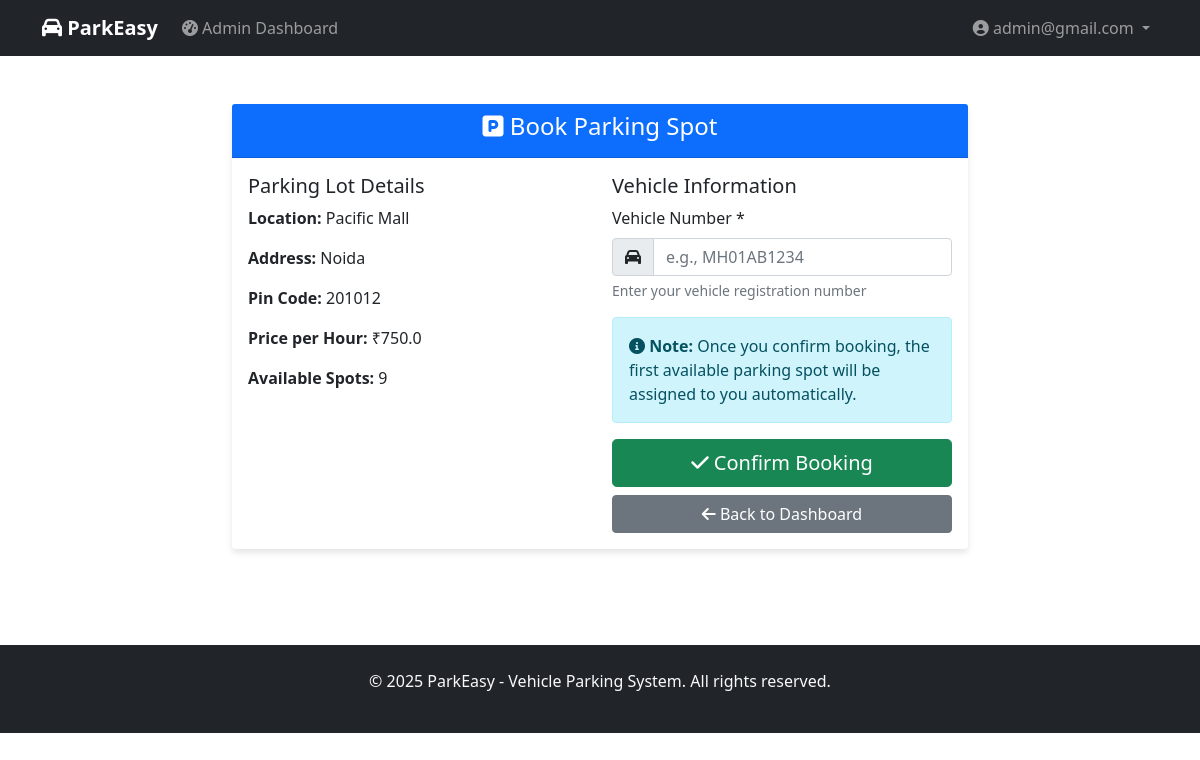
Page /user/book_parking/4 (signed in) on the committed database.
### controllers/models.py (models this page shows, shortened)
class ParkingLot(db.Model):
    id = db.Column(db.Integer, primary_key=True)
    prime_location_name = db.Column(db.String(100), nullable=False)
    price = db.Column(db.Float, nullable=False)  # Price per hour
    address = db.Column(db.Text, nullable=False)
    pin_code = db.Column(db.String(10), nullable=False)
    maximum_number_of_spots = db.Column(db.Integer, nullable=False)
    created_at = db.Column(db.DateTime, default=datetime.utcnow)
    parking_spots = db.relationship('ParkingSpot', backref='parking_lot', lazy=True, cascade='all, delete-orphan')
    @property
    def available_spots_count(self):
        return ParkingSpot.query.filter_by(lot_id=self.id, status='A').count()

### controllers/general_routes.py (the view)
    def decorated_function(*args, **kwargs):
        if 'email' not in session:
            flash('Please log in to access this page.', 'error')
            return redirect(url_for('login'))
        return f(*args, **kwargs)

### controllers/general_routes.py (called while the page is built, shortened)
def require_login(f):
    def decorated_function(*args, **kwargs):
        if 'email' not in session:
            flash('Please log in to access this page.', 'error')
            return redirect(url_for('login'))
        return f(*args, **kwargs)
    decorated_function.__name__ = f.__name__
    return decorated_function

@app.route('/user/book_parking/<int:lot_id>', methods=['GET', 'POST'])
@require_login
def book_parking(lot_id):
    user_id = session['user_id']
    parking_lot = ParkingLot.query.get_or_404(lot_id)
    if request.method == 'GET':
        active_reservation = Reservation.query.filter_by(user_id=user_id, is_active=True).first()
        if active_reservation:
            flash('You already have an active parking reservation.', 'error')
            return redirect(url_for('user_dashboard'))
        if parking_lot.available_spots_count == 0:
            flash('No available spots in this parking lot.', 'error')
            return redirect(url_for('user_dashboard'))
        return render_template('book_parking.html', parking_lot=parking_lot)

### templates/book_parking.html (shortened to what this page needs)
{% extends "base.html" %}
{% block content %}
<div class="container py-5">
    <div class="row justify-content-center">
        <div class="col-md-8">
            <div class="card">
                <div class="card-header bg-primary text-white text-center">
                    <h4><i class="fas fa-parking"></i> Book Parking Spot</h4>
                </div>
                <div class="card-body">
                    <div class="row">
                        <div class="col-md-6">
                            <h5>Parking Lot Details</h5>
                            <div class="mb-3">
                                <strong>Location:</strong> {{ parking_lot.prime_location_name }}
                            </div>
                            <div class="mb-3">
                                <strong>Address:</strong> {{ parking_lot.address }}
                            </div>
                            <div class="mb-3">
                                <strong>Pin Code:</strong> {{ parking_lot.pin_code }}
                            </div>
                            <div class="mb-3">
                                <strong>Price per Hour:</strong> ₹{{ parking_lot.price }}
                            </div>
                            <div class="mb-3">
                                <strong>Available Spots:</strong> {{ parking_lot.available_spots_count }}
                            </div>
                        </div>
                        <div class="col-md-6">
                            <h5>Vehicle Information</h5>
                            <form method="POST">
                                <div class="mb-3">
                                    <label for="vehicle_number" class="form-label">Vehicle Number *</label>
                                    <div class="input-group">
                                        <span class="input-group-text"><i class="fas fa-car"></i></span>
                                        <input type="text" class="form-control" id="vehicle_number"
                                               name="vehicle_number" placeholder="e.g., MH01AB1234"
                                               pattern="[A-Za-z0-9]{4,15}" title="Vehicle number should be 4-15 characters long" required>
                                    </div>
                                    <div class="form-text">Enter your vehicle registration number</div>
                                </div>
                                <div class="alert alert-info">
                                    <i class="fas fa-info-circle"></i>
                                    <strong>Note:</strong> Once you confirm booking, the first available parking spot will be assigned to you automatically.
                                </div>
                                <div class="d-grid gap-2">
                                    <button type="submit" class="btn btn-success btn-lg">
                                        <i class="fas fa-check"></i> Confirm Booking
                                    </button>
                                    <a href="{{ url_for('user_dashboard') }}" class="btn btn-secondary">
                                        <i class="fas fa-arrow-left"></i> Back to Dashboard
                                    </a>
                                </div>
                            </form>
                        </div>
                    </div>
                </div>
            </div>
        </div>
    </div>
</div>
{% endblock %}

### templates/base.html (style rules this page uses)
.card { border: none; box-shadow: 0 4px 6px rgba(0, 0, 0, 0.1); }

### rows in the picture
ParkingLot: prime_location_name "Pacific Mall", address "Noida", pin_code "201012", price "750.0"

### other values in the picture
{{ session['email'] }} "admin@gmail.com"
{{ parking_lot.available_spots_count }} "9"
